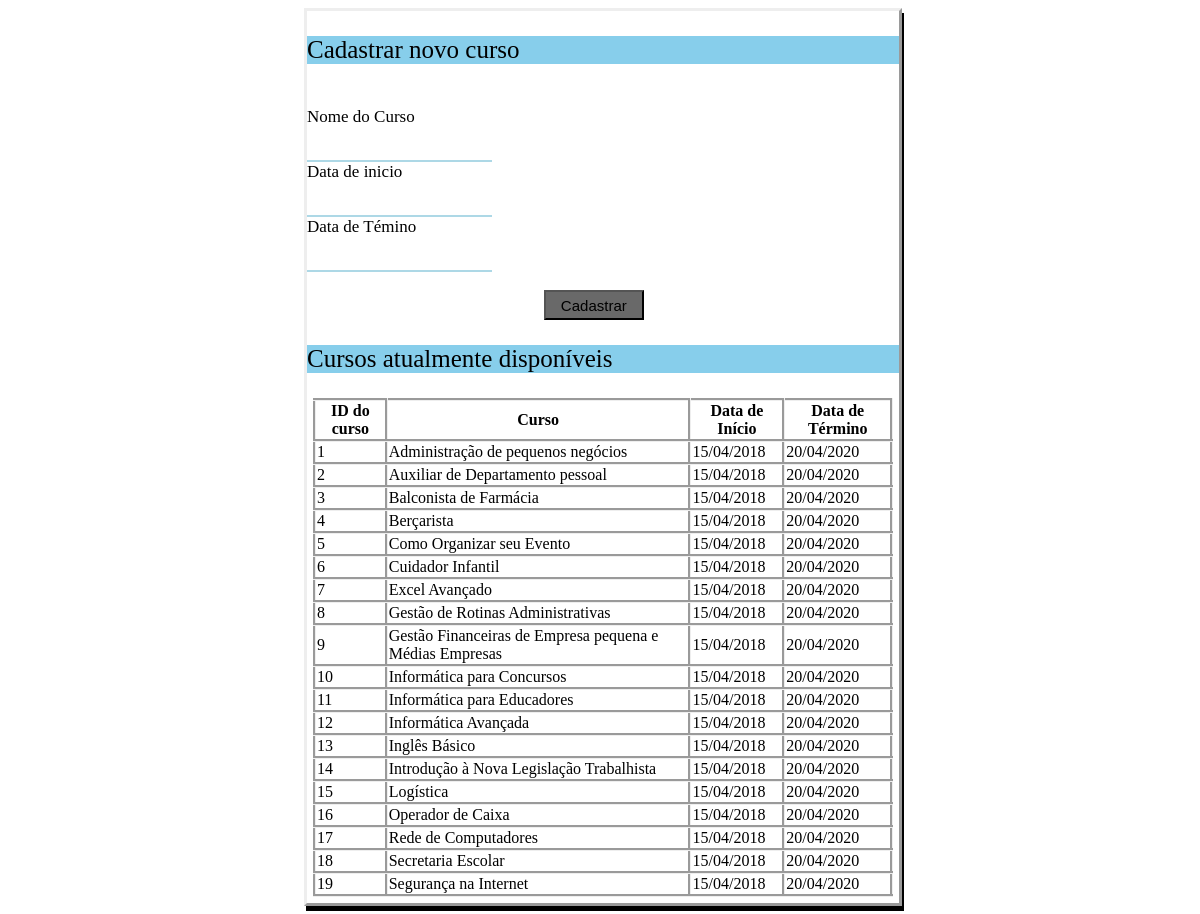
Page /CadastrarCurso/CadastrarCurso.php on the committed database.
### tables this page shows
CREATE TABLE curso (
  idCurso int(11) NOT NULL,
  nome varchar(255) NOT NULL,
  cursoInicio date NOT NULL,
  cursoFim date NOT NULL
);

### CadastrarCurso/CadastrarCurso.php (the view, shortened to what this page needs)
<html>
    <head>
    </head>
    <body>
        <div class="caixa">
            <p class="separador">Cadastrar novo curso</p>
            <br>
            <form action="sendCourseToDatabase.php" method="POST">
                <label class="formulario" for="cursoNome">Nome do Curso</label><br>
                <input class="entrada" type="text" name="cursoNome"><br>
                <label class="formulario" for="cursoInicio">Data de inicio</label><br>
                <input maxlength="10" class="entrada" type="text" name="cursoInicio" onkeydown="javascript: fMasc( this, mData );" ><br>
                <label class="formulario" for="cursoFim">Data de Témino</label><br>
                <input maxlength="10" class="entrada" type="text"name="cursoFim" onkeydown="javascript: fMasc( this, mData );"><br>
                <br>
                <input class="bntEnviar" type="submit" value="Cadastrar">
            </form>
            <p class="separador">Cursos atualmente disponíveis</p>
            <table>
                <thead>
                    <th>ID do curso</th>
                    <th>Curso</th>
                    <th>Data de Início</th>
                    <th>Data de Término</th>
                </thead>
                <tbody>
                    <?php
                        $con = open_connection();
                        $sql="SELECT * FROM curso";
                        $resultado = mysqli_query($con,$sql) or die("Erro ao retornar dados");
                        while($registro = mysqli_fetch_array($resultado))
                        {
                            $nome= $registro['nome'];
                            $id= $registro['idCurso'];
                            $cursoInicio =$registro['cursoInicio'];
                            $cursoFim = $registro['cursoFim'];
                            $cursoInicioUSformat = DateTime::createFromFormat('Y-m-d',$cursoInicio);
                            $cursoInicioBRFormat = $cursoInicioUSformat->format('d/m/Y');
                            $cursoFimUSformat = DateTime::createFromFormat('Y-m-d',$cursoFim);
                            $cursoFimBRFormat = $cursoFimUSformat->format('d/m/Y');
                            echo" <tr>
                                    <td>$id</td>
                                    <td>$nome</td>
                                    <td>$cursoInicioBRFormat</td>
                                    <td>$cursoFimBRFormat</td>
                                </tr>";
                        }
                    ?>
                </tbody>
            </table>
        </div>
    </body>
</html>

### CSS/style.css (style rules this page uses)
.entrada { height: 35px; border-top: 0; border-left:0; border-right:0; font-size:14; border-bottom-color: #ADD8E6; }
.formulario { font-size:17; }
.separador { background-color:SkyBlue; font-size: 25; }
.caixa { text-align: left; margin-left: 25%; margin-right: 25%; width: 50%; background-color: rgba(255,255,255,0.2); background-repeat: no-repeat; background-position: top; box-shadow: 2px 5px #000000; border: outset ; }
.bntEnviar { margin-right: 30%; margin-left: 40%; width: 100px; height: 30px; font-size: 15px; background-color: DimGray; text-decoration: none; color: Black; cursor: pointer; }
table,th,td { margin: 1%; border: 3px outset; border-collapse:collapse; }
body { background-image: url(https://imagepng.org/wp-content/uploads/2017/06/bandeira-do-espirito-santo-estado.png); background-size: cover; background-attachment: fixed; }

### rows in the picture
curso: idCurso "1", nome "Administração de pequenos negócios", cursoInicio "15/04/2018", cursoFim "20/04/2020"
curso: idCurso "2", nome "Auxiliar de Departamento pessoal", cursoInicio "15/04/2018", cursoFim "20/04/2020"
curso: idCurso "3", nome "Balconista de Farmácia", cursoInicio "15/04/2018", cursoFim "20/04/2020"
curso: idCurso "4", nome "Berçarista", cursoInicio "15/04/2018", cursoFim "20/04/2020"
curso: idCurso "5", nome "Como Organizar seu Evento", cursoInicio "15/04/2018", cursoFim "20/04/2020"
curso: idCurso "6", nome "Cuidador Infantil", cursoInicio "15/04/2018", cursoFim "20/04/2020"
curso: idCurso "7", nome "Excel Avançado", cursoInicio "15/04/2018", cursoFim "20/04/2020"
curso: idCurso "8", nome "Gestão de Rotinas Administrativas", cursoInicio "15/04/2018", cursoFim "20/04/2020"
curso: idCurso "9", nome "Gestão Financeiras de Empresa pequena e Médias Empresas", cursoInicio "15/04/2018", cursoFim "20/04/2020"
curso: idCurso "10", nome "Informática para Concursos", cursoInicio "15/04/2018", cursoFim "20/04/2020"
curso: idCurso "11", nome "Informática para Educadores", cursoInicio "15/04/2018", cursoFim "20/04/2020"
curso: idCurso "12", nome "Informática Avançada", cursoInicio "15/04/2018", cursoFim "20/04/2020"
curso: idCurso "13", nome "Inglês Básico", cursoInicio "15/04/2018", cursoFim "20/04/2020"
curso: idCurso "14", nome "Introdução à Nova Legislação Trabalhista", cursoInicio "15/04/2018", cursoFim "20/04/2020"
curso: idCurso "15", nome "Logística", cursoInicio "15/04/2018", cursoFim "20/04/2020"
curso: idCurso "16", nome "Operador de Caixa", cursoInicio "15/04/2018", cursoFim "20/04/2020"
curso: idCurso "17", nome "Rede de Computadores", cursoInicio "15/04/2018", cursoFim "20/04/2020"
curso: idCurso "18", nome "Secretaria Escolar", cursoInicio "15/04/2018", cursoFim "20/04/2020"
curso: idCurso "19", nome "Segurança na Internet", cursoInicio "15/04/2018", cursoFim "20/04/2020"
